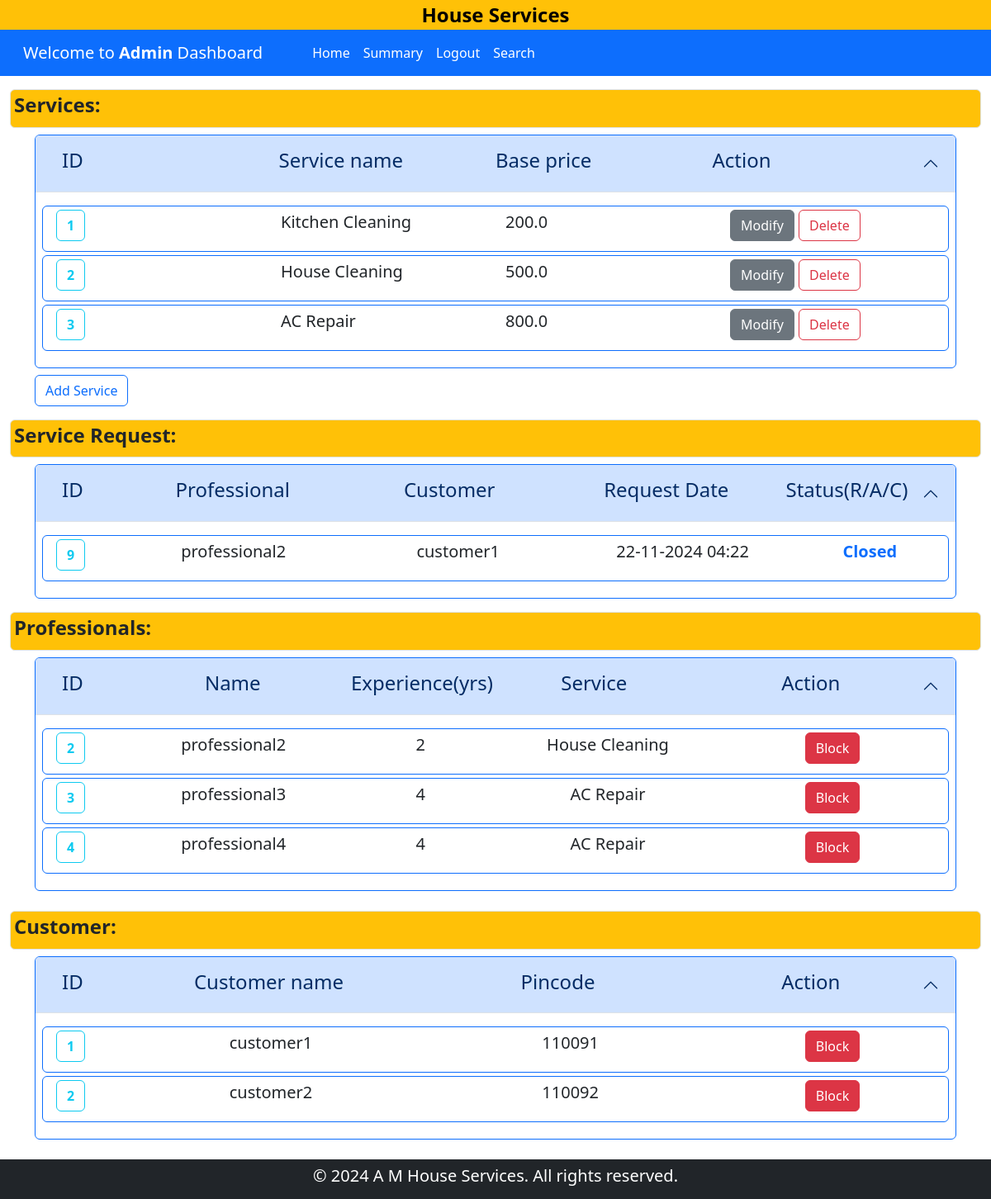
Before: /admin_dashboard with the older database file.
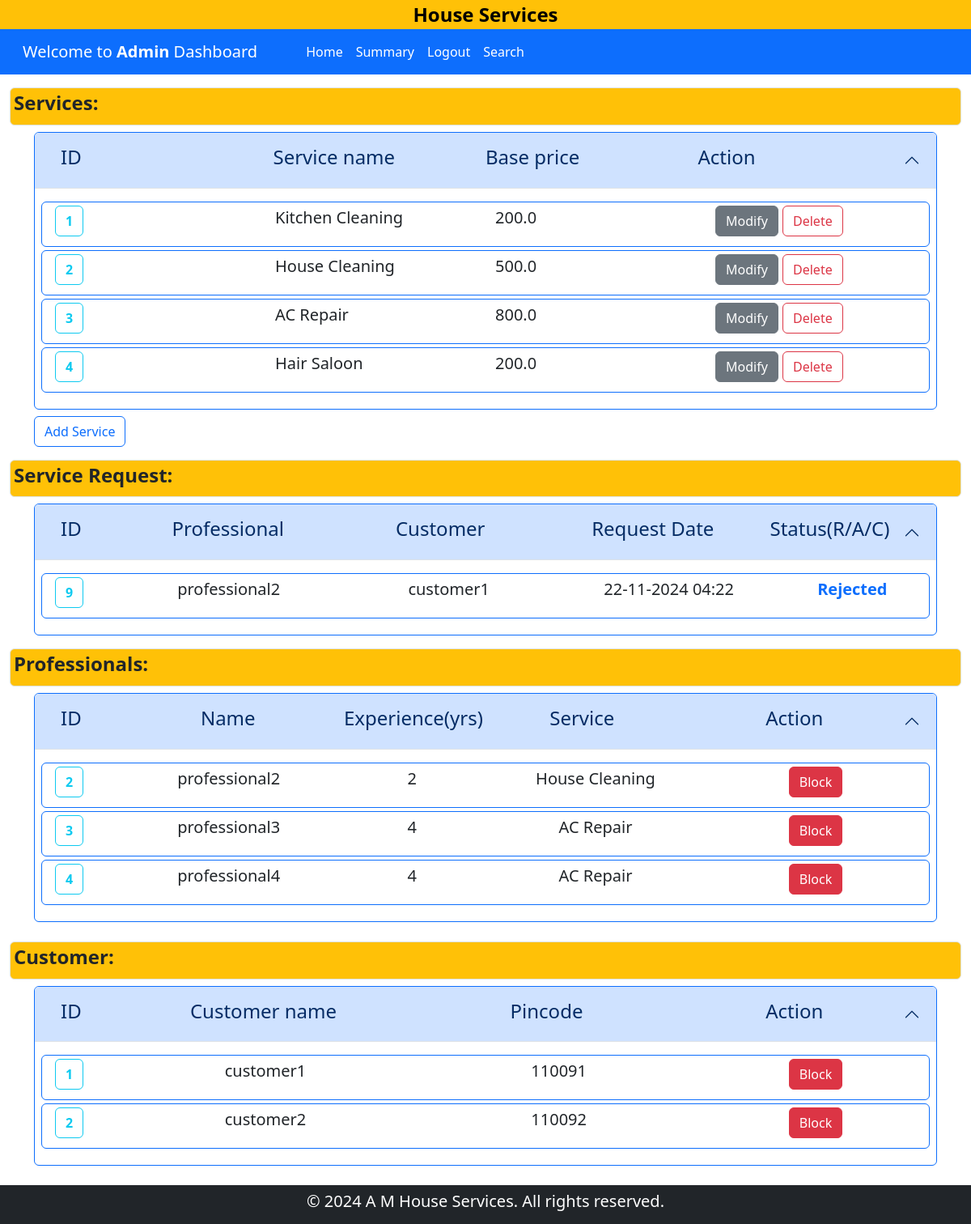
After: the same page with the newer database file.
### backened/modals.py (models this page shows)
class Service(db.Model):
    __tablename__ = "service"
    id = db.Column(db.Integer, primary_key=True)
    name = db.Column(db.String(120), nullable=False)
    price = db.Column(db.Float, nullable=False)
    time_required = db.Column(db.Integer, nullable=False)
    description = db.Column(db.Text,nullable = True)
    service_requests = db.relationship("ServiceRequest", backref="service", lazy=True, cascade="all, delete-orphan")

class ServiceRequest(db.Model):
    __tablename__ = "service_request"
    id = db.Column(db.Integer, primary_key=True)
    service_id = db.Column(db.Integer, db.ForeignKey("service.id"), nullable=False)
    customer_id = db.Column(db.Integer, db.ForeignKey("customer.id"), nullable=False)
    professional_id = db.Column(db.Integer, db.ForeignKey("professional.id"), nullable=False)
    date_of_request = db.Column(db.DateTime, default=datetime.now,nullable=False)
    date_of_completion = db.Column(db.DateTime, nullable=True)
    service_status = db.Column(db.String(50), nullable=False, default="requested")
    remarks = db.Column(db.Text, nullable=True)
    reviews = db.relationship("Review", backref="service_request", lazy=True, cascade="all, delete-orphan")

class Professional(db.Model):
    __tablename__ = "professional"
    id = db.Column(db.Integer, primary_key=True)
    email = db.Column(db.String(120), unique=True, nullable=False)
    password = db.Column(db.String(120), nullable=False)
    name = db.Column(db.String(120), nullable=False)
    phone = db.Column(db.Integer, nullable=False)
    address = db.Column(db.String(200), nullable=False)
    pincode = db.Column(db.Integer, nullable=False)
    date_created = db.Column(db.DateTime, default=datetime.now,nullable=False)
    description = db.Column(db.Text, nullable=True)
    service_type = db.Column(db.String(120), nullable=False)
    experience = db.Column(db.Integer, nullable=False)
    file_path = db.Column(db.String(255), nullable=False)
    status = db.Column(db.String(30), default="pending",nullable=False)
    service_requests = db.relationship(
        "ServiceRequest",
        backref="professional",
        lazy=True,
        cascade="all, delete-orphan",
    )

class Customer(db.Model):
    __tablename__ = "customer"
    id = db.Column(db.Integer, primary_key=True)
    email = db.Column(db.String(120), unique=True, nullable=False)
    password = db.Column(db.String(120), nullable=False)
    name = db.Column(db.String(120), nullable=False)
    address = db.Column(db.String(200), nullable=False)
    pincode = db.Column(db.Integer, nullable=False)
    phone = db.Column(db.Integer, nullable=False)
    status = db.Column(db.String(30), default="accepted", nullable=False)
    service_requests = db.relationship("ServiceRequest", backref="customer", lazy=True, cascade="all, delete-orphan")
    reviews = db.relationship("Review", backref="customer", lazy=True, cascade="all, delete-orphan")

### backened/controller.py (the view)
@app.route("/admin_dashboard")
def adminDashboard():
    sers = Service.query.all()
    ser_reqs = ServiceRequest.query.all()
    custmrs = Customer.query.all()
    profs = Professional.query.all()
    return render_template(
        "admin_dashboard.html",
        services=sers,
        service_requests=ser_reqs,
        customers=custmrs,
        professionals=profs,
    )

### templates/admin_dashboard.html (shortened to what the changed rows need)
<!DOCTYPE html>
<html lang="en">
<head>
    <link href="https://cdn.jsdelivr.net/npm/bootstrap@5.3.3/dist/css/bootstrap.min.css" rel="stylesheet">
</head>
<body >
    {% block admin_content %}
    <section id="main-data" class="container-fluid" >
        <div class="container">
            <div class="accordion" id="Services">
                <div class="accordion-item border border-primary">
                  <h2 class="accordion-header">
                    <button class="accordion-button" type="button" data-bs-toggle="collapse" data-bs-target="#service-collapse" aria-expanded="true" aria-controls="service-collapse">
                      <div class="container row">
                        <h4 class="col">ID</h4>
                        <h4 class="col">Service name</h4>
                        <h4 class="col">Base price</h4>
                        <h4 class="col">Action</h4>
                      </div>
                    </button>
                  </h2>
                  <div id="service-collapse" class="accordion-collapse collapse show" data-bs-parent="#Services">
                    <div class="accordion-body">
                        {% if services | length == 0 %}
                        <div class="col">
                            <p class="lead">No Service found</p>
                        </div>
                        {% else %}
                            {% for service in services %}
                                <div class="conatiner row border border-primary p-1 lead rounded mb-1">
                                    <div class="col">
                                        <a href="{{ url_for('show_detail_admin',id=service.id,item = 'service') }}" class="fw-bold btn btn-outline-info">{{service.id}}</a>
                                    </div>
                                    <div class="col">
                                        <p >{{ service.name }}</p>
                                    </div>
                                    <div class="col">
                                        <p > {{ service.price }}</p>
                                    </div>
                                    <div class="col">
                                        <a href="{{ url_for('del_mod_service',task='modify',id=service.id) }}" class="btn btn-secondary">Modify</a>
                                        <a href="{{ url_for('del_mod_service',task='delete',id=service.id) }}" class="btn btn-outline-danger">Delete</a>
                                    </div>
                                </div>
                            {% endfor %}
                        {% endif %}
                    </div>
                  </div>
                </div>
              </div>
        </div>
        <div class="container">
            <div class="accordion" id="Service-request">
                <div class="accordion-item border border-primary">
                  <h2 class="accordion-header">
                    <button class="accordion-button" type="button" data-bs-toggle="collapse" data-bs-target="#service-request-collapse" aria-expanded="true" aria-controls="service-request-collapse">
                      <div class="container row">
                        <h4 class="col-1">ID</h4>
                        <h4 class="col-3 text-center">Professional</h4>
                        <h4 class="col-3 text-center">Customer</h4>
                        <h4 class="col-3 text-center">Request Date</h4>
                        <h4 class="col-2 text-center">Status(R/A/C)</h4>
                      </div>
                    </button>
                  </h2>
                  <div id="service-request-collapse" class="accordion-collapse collapse show" data-bs-parent="#Service-request">
                    <div class="accordion-body">
                        {% if service_requests | length == 0 %}
                            <div class="col">
                                <p class="lead">No Service Request found</p>
                            </div>
                        {% else %}
                            {% for ser_req in service_requests %}
                                <div class="conatiner row border border-primary p-1 lead rounded mb-1">
                                    <div class="col-1">
                                        <a href="{{ url_for('show_detail_admin',item = 'service_request',id = ser_req.id) }}" class=" fw-bold btn btn-outline-info">{{ ser_req.id }}</a>
                                    </div>
                                    <div class="col-3 text-center">
                                        <p >{{ ser_req.professional.name }}</p>
                                    </div>
                                    <div class="col-3 text-center">
                                        <p >{{ ser_req.customer.name }}</p>
                                    </div>
                                    <div class="col-3 text-center">
                                        <p >{{ ser_req.date_of_request.strftime('%d-%m-%Y %H:%M') }}</p>
                                    </div>
                                    <div class="col-2 text-center text-primary fw-bold">
                                        <p >{{ ser_req.service_status|title }}</p>
                                    </div>
                                </div>
                            {% endfor %}
                        {% endif %}
                    </div>
                  </div>
                </div>
              </div>
        </div>
        <div class="container">
            <div class="accordion mb-4" id="Professional">
                <div class="accordion-item border border-primary">
                  <h2 class="accordion-header">
                    <button class="accordion-button" type="button" data-bs-toggle="collapse" data-bs-target="#professionalOne" aria-expanded="true" aria-controls="professionalOne">
                      <div class="container row">
                        <h4 class="col-1 ">ID</h4>
                        <h4 class="col-3 text-center">Name</h4>
                        <h4 class="col-2 text-center">Experience(yrs)</h4>
                        <h4 class="col-3 text-center">Service</h4>
                        <h4 class="col-3 text-center">Action</h4>
                      </div>
                    </button>
                  </h2>
                  <div id="professionalOne" class="accordion-collapse collapse show" data-bs-parent="#Professional">
                    <div class="accordion-body">
                        {% if professionals | length == 0 %}
                        <div class="col">
                            <p class="lead">No professional found</p>
                        </div>
                        {% else %}
                            {% for prof in professionals %}
                            <div class="conatiner row border border-primary p-1 lead rounded mb-1">
                                <div class="col-1">
                                    <a href="{{ url_for('show_detail_admin',id=prof.id,item = 'professional') }}" class=" fw-bold btn btn-outline-info">{{prof.id}}</a>
                                </div>
                                <div class="col-3 text-center">
                                    <p >{{ prof.name }}</p>
                                </div>
                                <div class="col-2 text-center">
                                    <p >{{ prof.experience }}</p>
                                </div>
                                <div class="col-3 text-center">
                                    <p >{{ prof.service_type }}</p>
                                </div>
                                {% if prof.status == 'Approved' %}
                                <div class="col-3 text-center">
                                    <a href="{{ url_for('update_status_admin', user = 'professional',id = prof.id,status = 'Blocked') }}" class="btn btn-danger">Block</a>
                                </div>
                                {% endif %}
                            </div>
                            {% endfor %}
                        {% endif %}
                    </div>
                  </div>
                </div>
              </div>
        </div>
        <div class="container mb-4">
            <div class="accordion" id="Customers">
                <div class="accordion-item border border-primary">
                  <h2 class="accordion-header">
                    <button class="accordion-button" type="button" data-bs-toggle="collapse" data-bs-target="#customer-collapse" aria-expanded="true" aria-controls="customer">
                      <div class="container row">
                        <h4 class="col-1">ID</h4>
                        <h4 class="col-4 text-center">Customer name</h4>
                        <h4 class="col-4 text-center">Pincode</h4>
                        <h4 class="col-3 text-center">Action</h4>
                      </div>
                    </button>
                  </h2>
                  <div id="customer-collapse" class="accordion-collapse collapse show" data-bs-parent="#Customer">
                    <div class="accordion-body">
                        {% if customers | length == 0 %}
                        <div class="col">
                            <p class="lead">No Customer found</p>
                        </div>
                        {% else %}
                            {% for customer in customers %}
                                <div class="conatiner row border border-primary p-1 lead rounded mb-1">
                                    <div class="col-1">
                                        <a href="{{ url_for('show_detail_admin',id=customer.id,item = 'customer') }}" class="fw-bold btn btn-outline-info">{{ customer.id }}</a>
                                    </div>
                                    <div class="col-4 text-center">
                                        <p>{{ customer.name }}</p>
                                    </div>
                                    <div class="col-4 text-center">
                                        <p >{{ customer.pincode}}</p>
                                    </div>
                                    <div class="col-3 text-center">
                                        {% if customer.status == 'Blocked' %}
                                        <a href="{{ url_for('update_status_admin', user = 'customer',id = customer.id,status='Active') }}" class="btn btn-primary">Unblock</a>
                                        <a href="{{ url_for('update_status_admin', user = 'customer',id = customer.id,status='Delete') }}" class="btn btn-outline-danger">Delete</a>
                                        {% else %}
                                        <a href="{{ url_for('update_status_admin',user = 'customer',id = customer.id,status='Blocked' ) }}" class="btn btn-danger">Block</a>
                                        {% endif %}
                                    </div>
                                </div>
                            {% endfor %}
                        {% endif %}
                    </div>
                  </div>
                </div>
              </div>
        </div>
    </section>
    {% endblock admin_content %}
</body>
</html>

Changed rows visible on the page:
added Service: id "4", name "Hair Saloon", price "200.0"
changed ServiceRequest "professional2": service_status "Closed" → "Rejected"
